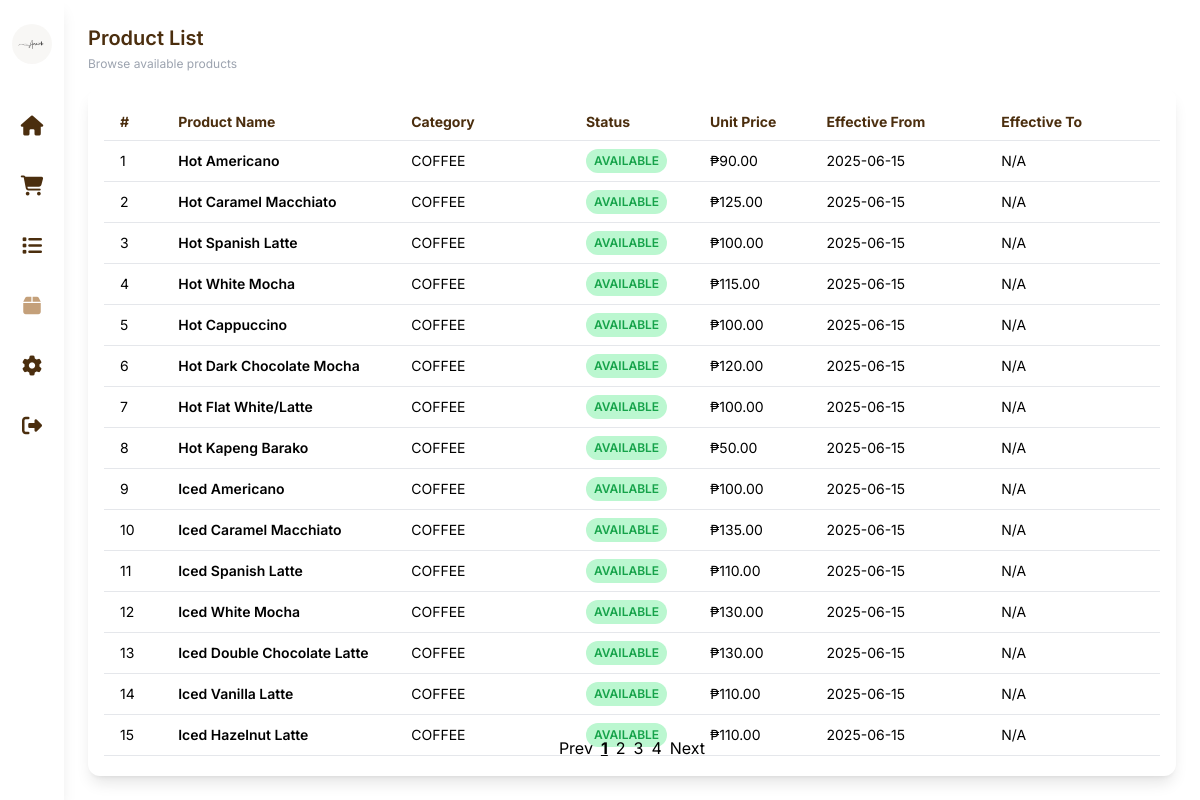
The app's page /Employee/productemployee.php (signed in) with its own data.
### tables this page shows
CREATE TABLE `productprices` (
  `PriceID` int(11) NOT NULL,
  `ProductID` int(11) NOT NULL,
  `UnitPrice` decimal(10,2) NOT NULL,
  `Effective_From` date NOT NULL,
  `Effective_To` date DEFAULT NULL,
  `Created_At` timestamp NOT NULL DEFAULT current_timestamp()
);

CREATE TABLE `product` (
  `ProductID` int(11) NOT NULL,
  `ProductName` varchar(255) NOT NULL,
  `ProductCategory` varchar(255) NOT NULL,
  `is_available` tinyint(1) NOT NULL DEFAULT 1,
  `Created_AT` timestamp NOT NULL DEFAULT current_timestamp(),
  `ImagePath` varchar(255) NOT NULL,
  `Allergen` varchar(100) DEFAULT NULL,
  `Description` varchar(255) DEFAULT NULL
);

### classes/database.php (called while the page is built, shortened)
<?php
class database {
    function opencon() {
        return new PDO('mysql:host=localhost;dbname=amaihatest', 'root', '');
    }
    function getJoinedProductData() {
        $con = $this->opencon();
        $stmt = $con->prepare("
            SELECT
                    p.ProductID, p.ProductName, p.ProductCategory, p.is_available, p.Created_AT, p.Allergen,
                pp.UnitPrice, pp.Effective_From, pp.Effective_To, pp.PriceID
            FROM product p
            JOIN productprices pp ON p.ProductID = pp.ProductID
            ORDER BY p.ProductID DESC
        ");
        $stmt->execute();
        return $stmt->fetchAll(PDO::FETCH_ASSOC);
    }
}

### Employee/productemployee.php (the view, shortened to what this page needs)
<?php
require_once('../classes/database.php');
$con = new database();
?>
<!DOCTYPE html>
<html lang="en">
<head>
  <script src="https://cdn.tailwindcss.com"></script>
  <link href="https://cdnjs.cloudflare.com/ajax/libs/font-awesome/6.5.0/css/all.min.css" rel="stylesheet" />
</head>
<body class="bg-[rgba(255,255,255,0.7)] min-h-screen flex">
<aside class="bg-white bg-opacity-90 backdrop-blur-sm w-16 flex flex-col items-center py-6 space-y-8 shadow-lg">
    <img src="../images/logo.png" alt="Logo" class="w-10 h-10 rounded-full mb-4" />
    <?php $current = basename($_SERVER['PHP_SELF']); ?>
    <button title="Home" onclick="window.location.href='../Employee/employesmain.php'">
        <i class="fas fa-home text-xl <?= $current == 'employesmain.php' ? 'text-[#C4A07A]' : 'text-[#4B2E0E]' ?>"></i>
    </button>
    <button title="Cart" onclick="window.location.href='../Employee/employeepage.php'">
        <i class="fas fa-shopping-cart text-xl <?= $current == 'employeepage.php' ? 'text-[#C4A07A]' : 'text-[#4B2E0E]' ?>"></i>
    </button>
    <button title="Transaction Records" onclick="window.location.href='../all/tranlist.php'">
        <i class="fas fa-list text-xl <?= $current == 'tranlist.php' ? 'text-[#C4A07A]' : 'text-[#4B2E0E]' ?>"></i>
    </button>
    <button title="Product List" onclick="window.location.href='../Employee/productemployee.php'">
        <i class="fas fa-box text-xl <?= $current == 'productemployee.php' ? 'text-[#C4A07A]' : 'text-[#4B2E0E]' ?>"></i>
    </button>
    <button title="Settings" onclick="window.location.href='../all/setting.php'">
        <i class="fas fa-cog text-xl <?= $current == 'setting.php' ? 'text-[#C4A07A]' : 'text-[#4B2E0E]' ?>"></i>
    </button>
    <button id="logout-btn" title="Logout">
        <i class="fas fa-sign-out-alt text-xl text-[#4B2E0E]"></i>
    </button>
</aside>
<main class="flex-1 p-6 relative flex flex-col">
  <header class="mb-4 flex items-center justify-between">
    <div>
      <h1 class="text-[#4B2E0E] font-semibold text-xl mb-1">Product List</h1>
      <p class="text-xs text-gray-400">Browse available products</p>
    </div>
  </header>
  <section class="bg-white rounded-xl p-4 w-full shadow-lg flex-1 overflow-x-auto relative">
    <table id="product-table" class="w-full text-sm">
      <thead>
        <tr class="text-left text-[#4B2E0E] border-b">
          <th class="py-2 px-4 w-[5%]">#</th>
          <th class="py-2 px-4 w-[20%]">Product Name</th>
          <th class="py-2 px-4 w-[15%]">Category</th>
          <th class="py-2 px-4 w-[10%]">Status</th>
          <th class="py-2 px-4 w-[10%]">Unit Price</th>
          <th class="py-2 px-4 w-[15%]">Effective From</th>
          <th class="py-2 px-4 w-[15%]">Effective To</th>
        </tr>
      </thead>
      <tbody id="product-body">
        <?php
        $products = $con->getJoinedProductData();
        usort($products, fn($a, $b) => $a['ProductID'] <=> $b['ProductID']);
        foreach ($products as $product) {
        ?>
        <tr class="border-b hover:bg-gray-50 <?= $product['is_available'] == 0 ? 'bg-red-50 text-gray-500' : '' ?>">
          <td class="py-2 px-4"><?= htmlspecialchars($product['ProductID']) ?></td>
          <td class="py-2 px-4 font-semibold <?= $product['is_available'] == 0 ? 'line-through' : '' ?>"><?= htmlspecialchars($product['ProductName']) ?></td>
          <td class="py-2 px-4"><?= htmlspecialchars($product['ProductCategory']) ?></td>
          <td class="py-2 px-4">
            <?php if ($product['is_available'] == 1): ?>
              <span class="text-xs font-semibold inline-block py-1 px-2 uppercase rounded-full text-green-600 bg-green-200">Available</span>
            <?php else: ?>
              <span class="text-xs font-semibold inline-block py-1 px-2 uppercase rounded-full text-red-600 bg-red-200">Archived</span>
            <?php endif; ?>
          </td>
          <td class="py-2 px-4">₱<?= number_format($product['UnitPrice'], 2) ?></td>
          <td class="py-2 px-4"><?= htmlspecialchars($product['Effective_From']) ?></td>
          <td class="py-2 px-4"><?= htmlspecialchars((string)($product['Effective_To'] ?? 'N/A')) ?></td>
        </tr>
        <?php } ?>
      </tbody>
    </table>
    <div id="pagination" class="pagination-bar"></div>
  </section>
</main>
</body>
</html>

### Employee/productemployee.php (style rules this page uses)
body { font-family: 'Inter', sans-serif; }
.pagination-bar { position: absolute; bottom: 1rem; left: 0; right: 0; display: flex; justify-content: center; flex-wrap: wrap; gap: 0.5rem; }

### records on screen
productprices: ProductID.ProductID "1", ProductID.ProductName "Hot Americano", ProductID.ProductCategory "COFFEE", UnitPrice "90.00", Effective_From "2025-06-15", Effective_To "N/A"
productprices: ProductID.ProductID "2", ProductID.ProductName "Hot Caramel Macchiato", ProductID.ProductCategory "COFFEE", UnitPrice "125.00", Effective_From "2025-06-15", Effective_To "N/A"
productprices: ProductID.ProductID "3", ProductID.ProductName "Hot Spanish Latte", ProductID.ProductCategory "COFFEE", UnitPrice "100.00", Effective_From "2025-06-15", Effective_To "N/A"
productprices: ProductID.ProductID "4", ProductID.ProductName "Hot White Mocha", ProductID.ProductCategory "COFFEE", UnitPrice "115.00", Effective_From "2025-06-15", Effective_To "N/A"
productprices: ProductID.ProductID "5", ProductID.ProductName "Hot Cappuccino", ProductID.ProductCategory "COFFEE", UnitPrice "100.00", Effective_From "2025-06-15", Effective_To "N/A"
productprices: ProductID.ProductID "6", ProductID.ProductName "Hot Dark Chocolate Mocha", ProductID.ProductCategory "COFFEE", UnitPrice "120.00", Effective_From "2025-06-15", Effective_To "N/A"
productprices: ProductID.ProductID "7", ProductID.ProductName "Hot Flat White/Latte", ProductID.ProductCategory "COFFEE", UnitPrice "100.00", Effective_From "2025-06-15", Effective_To "N/A"
productprices: ProductID.ProductID "8", ProductID.ProductName "Hot Kapeng Barako", ProductID.ProductCategory "COFFEE", UnitPrice "50.00", Effective_From "2025-06-15", Effective_To "N/A"
productprices: ProductID.ProductID "9", ProductID.ProductName "Iced Americano", ProductID.ProductCategory "COFFEE", UnitPrice "100.00", Effective_From "2025-06-15", Effective_To "N/A"
productprices: ProductID.ProductID "10", ProductID.ProductName "Iced Caramel Macchiato", ProductID.ProductCategory "COFFEE", UnitPrice "135.00", Effective_From "2025-06-15", Effective_To "N/A"
productprices: ProductID.ProductID "11", ProductID.ProductName "Iced Spanish Latte", ProductID.ProductCategory "COFFEE", UnitPrice "110.00", Effective_From "2025-06-15", Effective_To "N/A"
productprices: ProductID.ProductID "12", ProductID.ProductName "Iced White Mocha", ProductID.ProductCategory "COFFEE", UnitPrice "130.00", Effective_From "2025-06-15", Effective_To "N/A"
productprices: ProductID.ProductID "13", ProductID.ProductName "Iced Double Chocolate Latte", ProductID.ProductCategory "COFFEE", UnitPrice "130.00", Effective_From "2025-06-15", Effective_To "N/A"
productprices: ProductID.ProductID "14", ProductID.ProductName "Iced Vanilla Latte", ProductID.ProductCategory "COFFEE", UnitPrice "110.00", Effective_From "2025-06-15", Effective_To "N/A"
productprices: ProductID.ProductID "15", ProductID.ProductName "Iced Hazelnut Latte", ProductID.ProductCategory "COFFEE", UnitPrice "110.00", Effective_From "2025-06-15", Effective_To "N/A"
